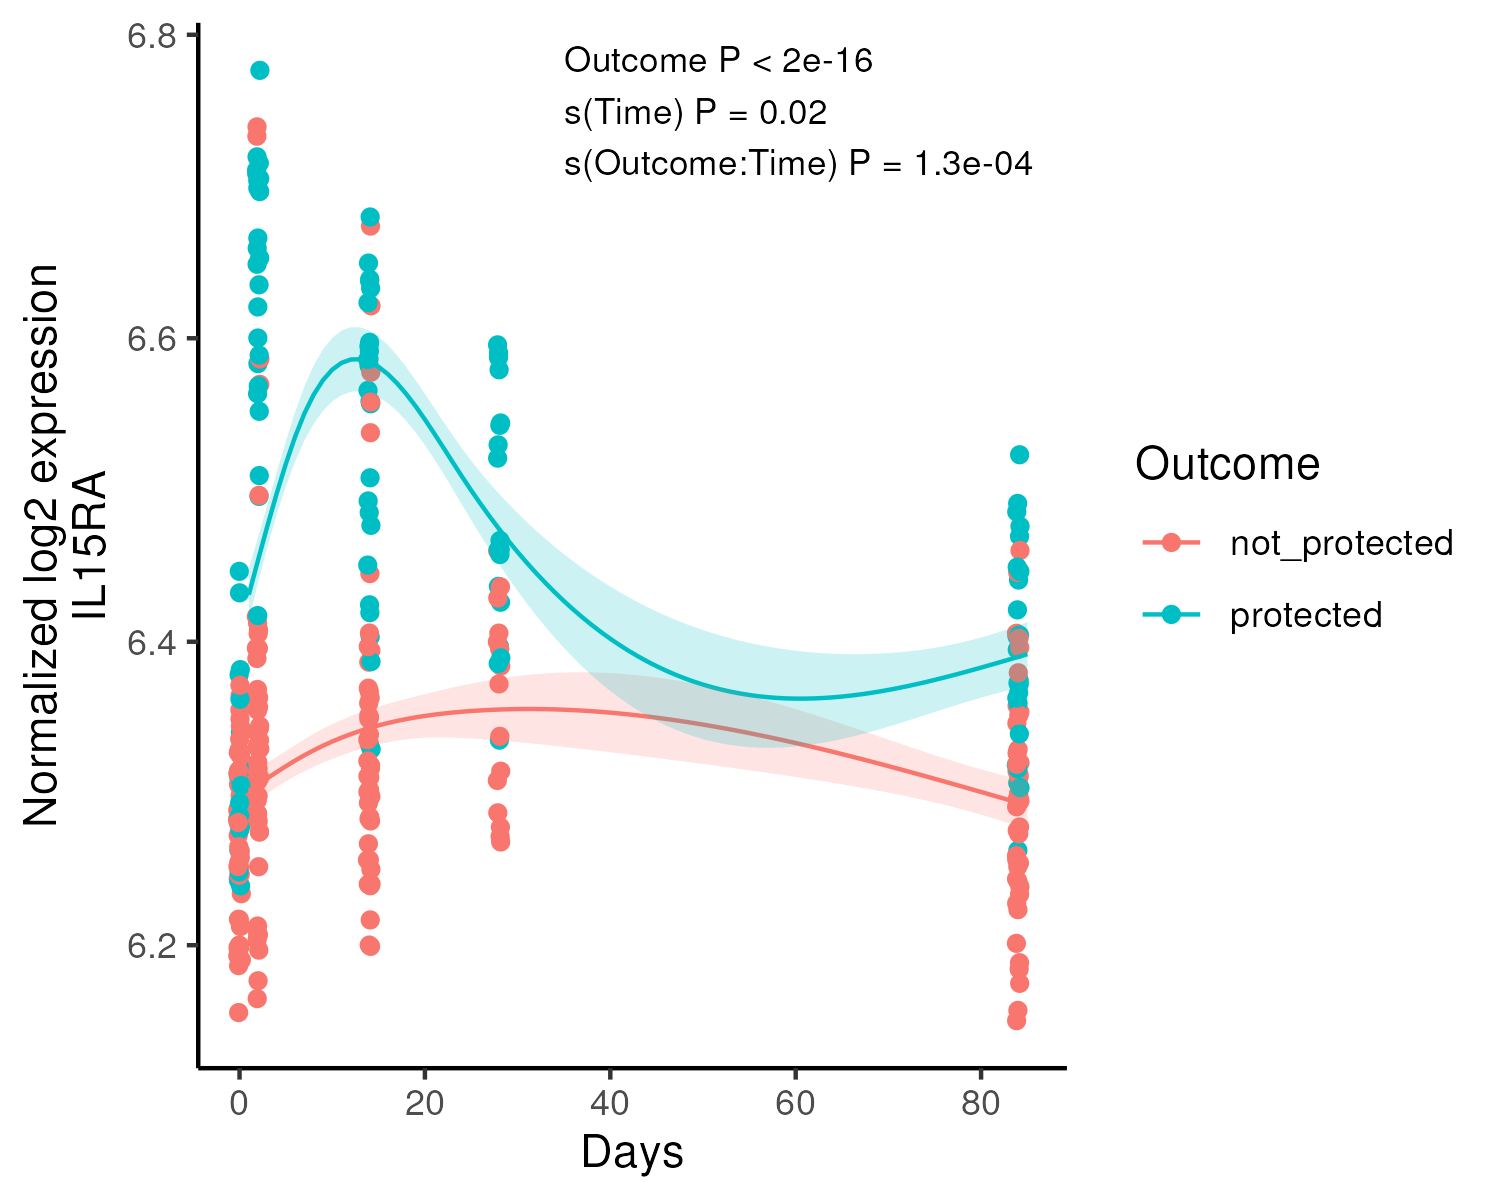

Write R code to recreate this figure.
library(tidyverse)
library(edgeR)
library(limma)
library(kimma)
library(ggrepel)
library(BIGpicture)
library(RNAetc)

#### Data ####
data_dir <- '~/seatrac-hackday-2024/data'

ncts <- readr::read_csv(file.path(data_dir, "liu_etal_counts.csv"))
meta <- readr::read_csv(file.path(data_dir, "liu_etal_metadata.csv"))

#### Data cleaning ####
# Focus initial analysis on high-dose IV BCG group and the pre-vaccine (week 2) time point
meta_ss = meta #%>% filter(vax_group == "IV-HD" & visit == "wk2")
keep_ids = meta_ss %>% pull(sampleid)
keep_ids = c('gene', keep_ids)

ncts_ss = ncts %>% dplyr::select(any_of(keep_ids))

# Discard genes that have low counts/prevalence
## Keep genes expressed at > 1 normalized count in at least 50% of samples
filter = rowSums(ncts_ss > 1) >= (0.5 * ncol(ncts_ss))
ncts_ss = ncts_ss[filter, ]

# Move gene ID to rownames
ncts_ss_mat <- as.matrix(ncts_ss[,-1])
rownames(ncts_ss_mat) = ncts_ss$gene

# Create the object for differential expression testing
dge_o = DGEList(counts=ncts_ss_mat,
                genes=rownames(ncts_ss_mat),
                samples=meta_ss,
                group=meta_ss[['protect_outcome']])

## Trimmed mean of means normalize
## We skip this step because counts were previously normalized by VST. If you were working with raw counts, this would need to be completed
# dge_o <- calcNormFactors(dge_o, method=c("TMM"))

# Specify the model/design matrix
design_temp = model.matrix(~protect_outcome + sex, data=dge_o$samples)

# Create the voom object and fit the model
v <- voomWithQualityWeights(dge_o, design=design_temp, plot=TRUE)
v_raw <- v

v$targets <- v$targets %>% 
  mutate(protect_outcome = factor(protect_outcome, 
                                  levels=c("not_protected","protected")),
         visit = factor(visit, levels=c("pre","d2","wk2","wk4","wk12")))

#### kimma ####
klm <- kmFit(
  dat = v,
  model = "~protect_outcome*visit + sex + (1|animalid)", #Include interaction
  run_lme = TRUE, 
  run_contrast = TRUE, contrast_var="protect_outcome:visit", #Run contrasts
  libraryID="sampleid",
  patientID="animalid",
  use_weights = TRUE,
  metrics = FALSE,
  processors=6)

distinct(klm$lme.contrast, contrast_lvl, contrast_ref) %>% View


c_key <- data.frame(
  # across time
  contrast_lvl = c("protected pre",    "protected d2",    "protected wk2",
                   "protected wk4",    "protected wk12"),
  contrast_ref = c("not_protected pre","not_protected d2","not_protected wk2",
                   "not_protected wk4","not_protected wk12")
) %>% 
  bind_rows(data.frame(
    # between outcomes
    contrast_lvl = c("protected d2", "protected wk2",
                     "protected wk4","protected wk12",
                     "not_protected d2", "not_protected wk2",
                     "not_protected wk4","not_protected wk12"),
    contrast_ref = c("protected pre","protected d2",
                     "protected wk2","protected wk4",
                     "not_protected pre","not_protected d2",
                     "not_protected wk2","not_protected wk4")
  ))

result <- klm$lme.contrast %>% 
  inner_join(c_key)

distinct(result, contrast_ref, contrast_lvl) %>% View()

dat <- collapse_voom(v, geneID = "genes", libraryID = "sampleid", include_weights = TRUE)

#### GAM ####
#Top interaction DEG
deg <- klm$lme %>% filter(variable=="protect_outcome:visit") %>% 
  slice_min(FDR, n=1) %>% pull(gene)

#GAM
library(mgcv)
dat_gam <- dat %>% filter(genes==deg) %>% 
  mutate(time = recode(as.character(visit), "pre"="0", "d2"="2", "wk2"="14", "wk4"="28", "wk12"="84"),
         time=as.numeric(time)) %>% 
  mutate(protect_ord = factor(protect_outcome, ordered = TRUE))

#gam fit
gam_deg <- mgcv::gam(formula = value ~ protect_ord + s(time, k = 5, bs = "cr") + s(time, k = 5, bs = "cr", by = protect_ord),
                     data = dat_gam)
#fit lines
dat_pred_np <- data.frame(protect_ord = c(rep("not_protected", 85)),
                          time=c(0:84))
gam_pred_np <- predict(gam_deg, dat_pred_np, type="link",se.fit=TRUE)
dat_pred_p <- data.frame(protect_ord = c(rep("protected", 85)),
                         time=c(0:84))
gam_pred_p <- predict(gam_deg, dat_pred_p, type="link",se.fit=TRUE)

gam_pred <- as.data.frame(gam_pred_np) %>% 
  rename(value=fit) %>% 
  mutate(protect_outcome = "not_protected") %>% 
  rownames_to_column() %>% 
  bind_rows(as.data.frame(gam_pred_p) %>% 
              rename(value=fit) %>% 
              mutate(protect_outcome = "protected") %>% 
              rownames_to_column()) %>% 
  mutate(time=as.numeric(rowname))

dat_gam %>% 
  filter(genes==deg) %>% 
  ggplot(aes(x=time, y=value, color=protect_outcome)) +
  geom_jitter(width=0.2, height=0) +
  geom_smooth(data=gam_pred, method="gam") +
  theme_classic() 

# Remove outlier
out <- dat_gam %>% filter(protect_outcome=="not_protected") %>% 
  filter(value<6) %>% pull(sampleid)
dat_gam2 <- dat_gam %>% 
  filter(!sampleid %in% out)

#gam fit
gam_deg <- mgcv::gam(
  formula = value ~ protect_ord + s(time, k = 4, bs = "cr") + s(time, k = 4, bs = "cr", by = protect_ord),
  data = dat_gam2)
summary(gam_deg)

gam_deg2 <- mgcv::gam(
  formula = value ~ protect_outcome + s(time, k = 4, bs = "cr") + s(time, k = 4, bs = "cr", by = protect_outcome),
  data = dat_gam2)
summary(gam_deg2)

#fit lines
dat_pred_np <- data.frame(protect_ord = c(rep("not_protected", 85)),
                          time=c(0:84))
gam_pred_np <- predict(gam_deg, dat_pred_np, type="link",se.fit=TRUE)
dat_pred_p <- data.frame(protect_ord = c(rep("protected", 85)),
                         time=c(0:84))
gam_pred_p <- predict(gam_deg, dat_pred_p, type="link",se.fit=TRUE)

gam_pred <- as.data.frame(gam_pred_np) %>% 
  rename(value=fit) %>% 
  mutate(protect_outcome = "not_protected") %>% 
  rownames_to_column() %>% 
  bind_rows(as.data.frame(gam_pred_p) %>% 
              rename(value=fit) %>% 
              mutate(protect_outcome = "protected") %>% 
              rownames_to_column()) %>% 
  mutate(time=as.numeric(rowname))

p1 <-dat_gam2 %>% 
  filter(genes==deg) %>% 
  ggplot(aes(x=time, y=value,)) +
  geom_jitter(aes(color=protect_outcome), width=0.2, height=0) +
  #fit
  geom_line(data=gam_pred %>% filter(protect_outcome!="all"), aes(color=protect_outcome)) +
  #error
  geom_ribbon(data=gam_pred %>% filter(protect_outcome!="all"), 
              aes(ymin = value-se.fit, ymax = value+se.fit, 
                  fill = protect_outcome), alpha=0.2, show.legend = FALSE) +
  theme_classic() +
  labs(x="Days", y=paste("Normalized log2 expression", deg, sep="\n"),
       color="Outcome") +
  annotate(
    "text", x=35, y=6.75, 
    label="Outcome P < 2e-16\ns(Time) P = 0.02\ns(Outcome:Time) P = 1.3e-04",
    hjust=0, size=3)

p1

ggsave("seatrac-hackday-2024/hacks/2024_DillMcFarland_hackday.png", 
       p1, width=5, height=4)
